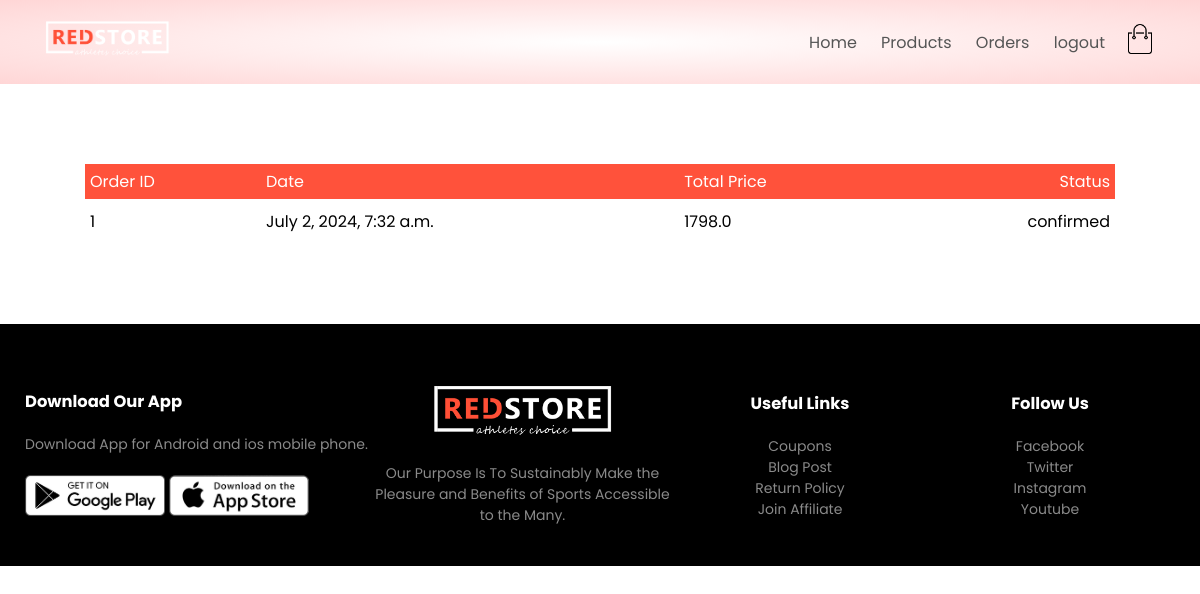
The app's page /orders/orders (signed in) with its own data.
### orders/models.py (models this page shows, shortened)
class Order(models.Model):
    LIVE=1
    DELETE=0
    DELETE_CHOICES=((LIVE,'Live'),(DELETE,'Delete'))
    CART_STAGE=0
    ORDER_CONFIRMED=1
    ORDER_PROCESSED=2
    ORDER_DELIVERED=3
    ORDER_REJECTED=4
    STATUS_CHOICE=((ORDER_PROCESSED,"ORDER_PROCESSED"),
                   (ORDER_DELIVERED,"ORDER_DELIVERED"),
                   (ORDER_REJECTED,"ORDER_REJECTED"),
                   (ORDER_CONFIRMED,"ORDER_CONFIRMED")
                   )
    order_status=models.IntegerField(choices=STATUS_CHOICE,default=CART_STAGE)
    total_price=models.FloatField(default=0)
    owner=models.ForeignKey(Customer,on_delete=models.SET_NULL,null=True, related_name='orders')
    delete_status=models.IntegerField(choices=DELETE_CHOICES,default=LIVE)
    created_at=models.DateTimeField(auto_now_add=True)
    updated_at=models.DateTimeField(auto_now=True)

### orders/views.py (the view)
# urls.py: path('orders',views.show_orders,name='orders'),
@login_required(login_url='account')
def show_orders(request):
    user=request.user
    customer=user.customer_profile
    all_orders=Order.objects.filter(owner=customer).exclude(order_status=Order.CART_STAGE)
    context={'orders':all_orders}
    return render(request,'orders.html',context)

### orders/templatetags/getstatus.py (called while the page is built)
@register.simple_tag(name='getstatus')
def getstatus(status):
    status=status-1
    status_array=['confirmed','processed','delivered','rejected']
    return status_array[status]

### templates/orders.html
{% extends 'blank_layout.html' %}
 {% block content %}
 {% if messages %}
     {% for message in messages %}
         <li class="{{ message.tags }}">{{ message }}</li>
     {% endfor %}
 {% else %}
 {% include 'order_container.html'%}
 {% endif %}
 {% endblock content %}

### templates/order_container.html
{% load getstatus %}
<div class="small-container cart-page">
    {% if orders %}
    <table>
        <tbody><tr>
            <th>Order ID</th>
            <th>Date</th>
            <th>Total Price</th>
            <th>Status</th>
        </tr>
        {% for order in orders %}
        <tr>
          <td>{{ order.id }}</td>
          <td>{{ order.created_at }} </td>
          <td>{{ order.total_price }} </td>
          <td>{% getstatus order.order_status %}</td>
        </tr>
        {% endfor %}
    </tbody></table>
   {% else %}
   <p>No orders</p>
   {% endif %}
</div>

### static/css/style.css (style rules this page uses)
* { margin: 0; padding: 0; box-sizing: border-box; }
body { font-family: 'Poppins', sans-serif; }
.small-container { max-width: 1080px; margin: auto; padding-left: 25px; padding-right: 25px; }
.cart-page { margin: 80px auto; }
table { width: 100%; border-collapse: collapse; }
th { text-align: left; padding: 5px; color: #fff; background: #ff523b; font-weight: normal; }
td { padding: 10px 5px; }
td:last-child { text-align: right; }
th:last-child { text-align: right; }

### records on screen
Order: id "1", created_at "July 2, 2024, 7:32 a.m.", total_price "1798.0", order_status "confirmed"
